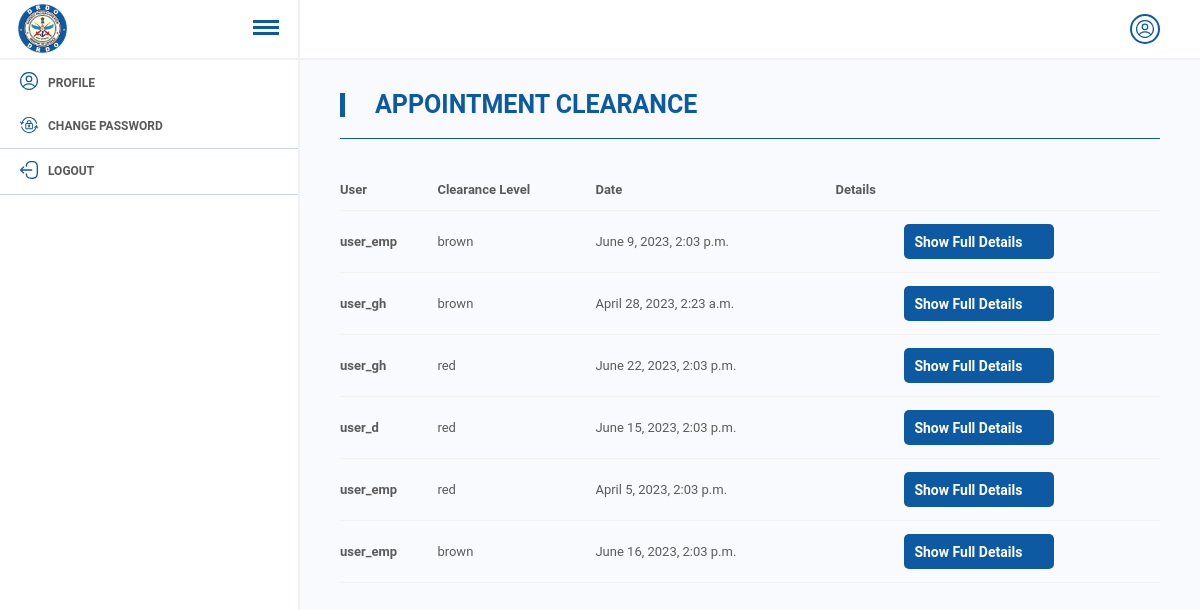
/home/hwpanel, run on the app's committed database.
### home/models.py (models this page shows)
class Appointment(models.Model):
    posted_by = models.ForeignKey(User, on_delete=models.CASCADE,null=True, blank=True, related_name="postted_byy")
    pvt_request = models.BooleanField(default=False)
    name = models.CharField(max_length=200 , null=True,blank=True)
    age = models.CharField(max_length=20 , null=True,blank=True)
    height = models.CharField(max_length=20 , null=True,blank=True)
    organization_name = models.CharField(max_length=200, null=True, blank=True)
    r_user = models.ForeignKey(User,on_delete=models.CASCADE, related_name="r_user")
    gh_dh = models.ForeignKey(User, on_delete= models.CASCADE,related_name="gh_dh", null=True, blank=True)
    tech_dir = models.ForeignKey(User, on_delete= models.CASCADE,related_name="tech_dir", null=True, blank=True)
    clearance_level = models.CharField(max_length= 200, choices=clearance_level)
    accommodation_requirement= models.BooleanField(default=False)
    date = models.DateTimeField(auto_now_add=False)
    transporation_requirement = models.BooleanField(default=False)
    description = models.TextField()
    dh_gh_clr = models.CharField(max_length=50, choices=status , null=True, blank=True, default="Pending")
    tech_dir_clr = models.CharField(max_length=50, choices=status , null=True, blank=True, default="Pending")
    ass_dir_clr = models.CharField(max_length=50, choices=status , null=True, blank=True, default="Pending")
    dir_clr = models.CharField(max_length=50, choices=status , null=True, blank=True, default="Pending")
    send_security = models.BooleanField(default=False, null=True, blank=True)
    ld = models.ForeignKey(User, on_delete=models.CASCADE , null=True, blank=True, related_name="oic_officer")
    tem_id = models.UUIDField(default=uuid.uuid4())
    reason_cancelation = models.TextField(null = True, blank=True)
    items = models.TextField(null=True, blank=True, default=None)
    purpose = models.TextField(null=True, blank=True, default=None)
    duration = models.CharField(max_length=20, null=True, blank=True)
    send_oic = models.BooleanField(default=False)
    perm_id = models.CharField(max_length =50, null=True,blank=True)
    close_clearance = models.BooleanField(default=False)
    close_clearance_reason = models.TextField(null=True, blank=True)
    visited_staus = models.CharField(max_length=200, choices= visit_domain ,default="pending")
    final_status = models.CharField(max_length=50, choices=status, default="Pending")
    created_at = models.DateTimeField(auto_now_add= True, null=True,blank=True)
    security_officer = models.ForeignKey(User,null=True,blank=True, on_delete= models.CASCADE,related_name="so_officer")

class User(AbstractBaseUser, PermissionsMixin):
    position = models.CharField(max_length = 40, choices=postions)
    name = models.CharField(max_length=150)
    department = models.ForeignKey(Department, on_delete=models.CASCADE, null=True, blank=True)
    image = models.ImageField(upload_to="images", null=True, blank=True)
    employee_id = models.CharField(max_length=20, null=True, blank=True)
    gh_dh_user = models.ForeignKey("self",on_delete=models.CASCADE,null=True,blank=True,related_name="gh_dhh")
    tech_dir_user = models.ForeignKey("self",on_delete=models.CASCADE,null=True, blank=True, related_name="tech_dirr")
    is_staff = models.BooleanField(default=False)
    is_active = models.BooleanField(default=True)
    adhaar_no = models.CharField(max_length=20, null=True, blank=True, default=None)
    location = models.TextField(null=True, blank=True, default=None)
    department_access = models.BooleanField(default=False, null=True, blank=True)
    pis = models.CharField(max_length=200, unique=True)
    designation = models.CharField(max_length=50,null=True,blank=True)
    objects = UserManager()
    USERNAME_FIELD = 'pis'
    def __str__(self) -> str:
        return self.name

### home/views.py (the view)
# urls.py: path("hwpanel" , hw_panel, name="hwpanel"),
def hw_panel(request):
    objs = {}
    objs = Appointment.objects.all()
    context = {"objs": objs}
    return render(request,"hwmgpanel.html",context)

### home/context_processors.py (called while the page is built)
def my_context_processor(request):
    dir_objs= Appointment.objects.filter(Q(date__gte = datetime.now()) & Q(final_status= "Pending")).count()
    dir_objs1 = Appointment.objects.filter(Q(date__gte = datetime.now()) & Q(final_status= "Pending"))
    context = {}
    context["dir_objs"] = dir_objs
    context["dir_objs1"] = dir_objs1
    context["user"] = request.user
    return {"data":context}

### templates/hwmgpanel.html (shortened to what this page needs)
{% extends 'foundation.html' %}
{% block admincontent %}
<div class="title">
    <h2 class="section--title" style="text-align: center">Appointment Clearance</h2>
  </div>
  <table id="thtable" class="table">
    <tr>
      <th>User</th>
      <th>Clearance Level</th>
      <th>Date</th>
      <th>Details</th>
    </tr>
  <tbody>
    {% for obj in objs %}
    <tr>
      <th >{{obj.r_user}}</th>
      <td>{{obj.clearance_level}}</td>
      <td>{{obj.date}}</td>
      <td><th><a href="{% url 'showfullrequest' obj.id %}" class="add" style="width: 150px;">Show Full Details</a></th>
      </td>
    </tr>
    {% endfor %}
  </tbody>
  </table>
{% endblock admincontent %}

### static/css/main.css (style rules this page uses)
* { margin: 0; padding: 0; box-sizing: border-box; font-family: 'Roboto', sans-serif; }
body { position: relative; width: 100%; }
a { text-decoration: none; }
.title { display: flex; align-items: center; justify-content: space-between; margin: 30px 0 30px 0; padding: 0 0 19px 0; border-bottom: 1px solid #0d5aa3; }
.section--title { font-weight: 400; }
.add { display: flex; align-items: center; padding: 5px 10px; outline: none; border: none; font-size: 14px; height: 35px; background-color: #0d5aa3; color: #fff; border-radius: 5px; cursor: pointer; transition: .3s; }
.table { overflow-x: auto; }
.table tbody td, .table tbody th { padding: 5px 10px; }
table { width: 100%; text-align: left; border-collapse: collapse; }
tr { border-bottom: 1px solid #f1f1f1; }
td, th { padding-block: 20px; text-align: left; margin-right: 10px; }
.title h2 { position: relative; font-size: 25px; padding-left: 35px; text-transform: uppercase; font-weight: 600; color: #0d5aa3; }
.title h2:after { position: absolute; content: ""; top: 3px; left: 0; width: 5px; height: 24px; background: #0d5aa3; }
.profile-d table, th, td { border: none !important; border-collapse: collapse; font-size: 13px; color: #000000a3; padding: 13px 0 !important; }

### data on the page
Appointment: r_user "user_emp", clearance_level "brown", date "June 9, 2023, 2:03 p.m."
Appointment: r_user "user_gh", clearance_level "brown", date "April 28, 2023, 2:23 a.m."
Appointment: r_user "user_gh", clearance_level "red", date "June 22, 2023, 2:03 p.m."
Appointment: r_user "user_d", clearance_level "red", date "June 15, 2023, 2:03 p.m."
Appointment: r_user "user_emp", clearance_level "red", date "April 5, 2023, 2:03 p.m."
Appointment: r_user "user_emp", clearance_level "brown", date "June 16, 2023, 2:03 p.m."
